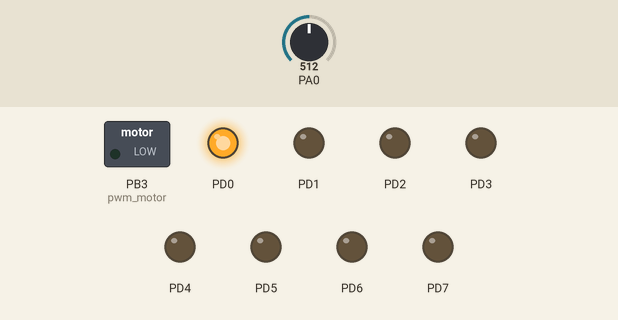
A program run on a simulated ATmega32, built with avr-gcc and emulated at 8 MHz. On the bench: switched loads named in the program (green lamp = pin HIGH), output pins drawn as LEDs (lit = HIGH). Dashed ring = blinking. The inputs (shaded band) are chosen by the test bench; at power-on: PA0 = 512.

Above: at 1.2 s.
1.3 s: PA0 set to 716
4.3 s: PA0 set to 511
7.3 s: PA0 set to 122
At 8.3 s:
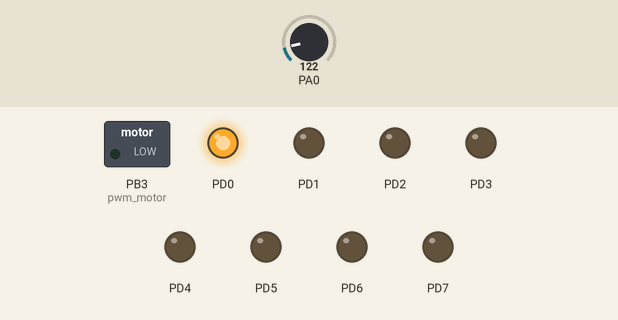
8.8 s: PA0 set to 0
Timing chart, 0 to 11.3 s (numbered marks = the images above; inputs shaded):
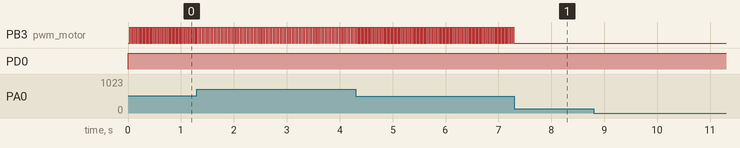

The program:

sample__dc_motor.c
```c
/*
 * sample__dc_motor.c
 *
 * Created: 12/20/2022
 *  Author: mostafa_hamedo
 */


#include <avr/io.h>
#include "std_macros.h"
#include "DIO_Drives.h"
#define F_CPU 8000000
#include <util/delay.h>
#include "ADC_Drive.h"
#include "timer.h"


int main(void)
{
	ADC_init() ;
	DIO_set_port_direction('d',0xff) ;
	unsigned short data ;
	unsigned char pulse  ;
    while(1)
    {

	 data= ADC_u16read(0) ;	   //
		pulse=data/4;          // to reduce the senstivity of sensor from 1024 to 256

	   pwm_motor(pulse);
       DIO_write_pin('d',0,1);
	   DIO_write_pin('d',1,0);


    }
}
```

ADC_Drive.c
```c
/*
 * ADC_Drive.c
 *
 * Created: 10/14/2022 8:29:12 AM
 *  Author: happy
 */
#include "std_macros.h"
#include <avr/io.h>

void ADC_init(void)
{
	//SET_BIT(ADMUX,ADLAR);

	SET_BIT(ADMUX,REFS0);// AVCC voltage( 5 volt) and connect
							//capacitor (10micro f) at AREF pin

	SET_BIT(ADCSRA,ADEN); // ADC ENABLE

	SET_BIT(ADCSRA,ADPS1); // prescaler select factor 128
 	SET_BIT(ADCSRA,ADPS2);

}

unsigned short ADC_u16read(unsigned char channel)
{
	unsigned short read_value ;
	channel&=0x07;
	ADMUX=(ADMUX&0xf8)|channel;

	SET_BIT(ADCSRA,ADSC);				// enable ADC start conversion
	while(READ_BIT(ADCSRA,ADSC)==1);    // wait until finish conversion
	read_value=ADCL;					// read adc low data register
	read_value|=(ADCH<<8);				// then read adc high data register
	return read_value;

}
```

ADC_Drive.h
```c
/*
 * ADC_Drive.h
 *
 * Created: 10/14/2022 8:29:53 AM
 *  Author: happy
 */


#ifndef ADC_DRIVE_H_
#define ADC_DRIVE_H_

void ADC_init(void) ;
unsigned short ADC_u16read(unsigned char channel) ;


#endif /* ADC_DRIVE_H_ */
```

std_macros.h
```c
/*
 * std_macros.h
 *
 * Created: 7/22/2022 3:34:30 PM
 *  Author: happy
 */


#ifndef STD_MACROS_H_
#define STD_MACROS_H_

#define REGISTER_SIZE 8
#define SET_BIT(reg,bit)  reg|=(1<<bit)
#define CLR_BIT(reg,bit)  reg&=(~(1<<bit))
#define TOG_BIT(reg,bit)  reg^=(1<<bit)
#define READ_BIT(reg,bit)  ((reg&(1<<bit))>>bit)
#define ROR(reg,number_of_shift)  reg=(reg>>number_of_shift)|(reg<<(REGISTER_SIZE-number_of_shift))
#define ROL(reg,number_of_shift)  reg=(reg<<number_of_shift)|(reg>>(REGISTER_SIZE-number_of_shift))


#endif /* STD_MACROS_H_ */
```

timer.c
```c
/*
 * timer.c
 *
 * Created: 12/11/2022 2:29:55 AM
 *  Author: Lenovo
 */

#include "std_macros.h"
#include<avr/interrupt.h>
#include <avr/io.h>


void timer_ctc_init(void)
{
	SET_BIT(TCCR0,CS00);
	SET_BIT(TCCR0,CS02);

	OCR0=78 ;

	SET_BIT(TCCR0,WGM01) ;


	sei();
	SET_BIT(TIMSK,OCIE0);

}


void pwm_timer0(void)
{
	//set oc0 as output pin
	SET_BIT(DDRB,3) ;

	//SET_OCR0 VALUE

	OCR0=64 ;

	//select timer clock as 1024
	SET_BIT(TCCR0,CS00);
	SET_BIT(TCCR0,CS02);

	// select fast pwm mode
	SET_BIT(TCCR0,WGM00);
	SET_BIT(TCCR0,WGM01);

	// select oc0 mode (compare output mode)
	// (non_inverting mode)

	SET_BIT(TCCR0,COM01);

}


void pwm_phase_correct_timer0(void)
{
	//set oc0 as output pin
	SET_BIT(DDRB,3) ;

	//SET_OCR0 VALUE

	OCR0=128 ;

	//select timer clock as 1024
	//SET_BIT(TCCR0,CS00);
	SET_BIT(TCCR0,CS02);

	// select pwm phase correct mode
	SET_BIT(TCCR0,WGM00);

	// select oc0 mode (compare output mode)
	// (non_inverting mode)


	SET_BIT(TCCR0,COM00);
	SET_BIT(TCCR0,COM01);


}
void pwm_motor(unsigned char value )
{
	//set oc0 as output pin
	SET_BIT(DDRB,3) ;

	//SET_OCR0 VALUE

	OCR0=value  ;

	//select timer clock as 1024
	SET_BIT(TCCR0,CS00);
	SET_BIT(TCCR0,CS02);

	// select fast pwm mode
	SET_BIT(TCCR0,WGM00);
	SET_BIT(TCCR0,WGM01);

	// select oc0 mode (compare output mode)
	// (non_inverting mode)

	SET_BIT(TCCR0,COM01);

}
```

timer.h
```c
/*
 * timer.h
 *
 * Created: 12/11/2022 2:30:14 AM
 *  Author: Lenovo
 */


#ifndef TIMER_H_
#define TIMER_H_

void timer_ctc_init(void) ;
void pwm_timer0(void) ;
void pwm_phase_correct_timer0(void);
void pwm_motor(unsigned char value ) ;


#endif /* TIMER_H_ */
```

DIO_Drives.c
```c
/*
 * DIO_Drives.c
 *
 * Created: 7/22/2022 3:15:28 PM
 *  Author: Mostafa hamedo
 */

#include <avr/io.h>
#include "std_macros.h"

void DIO_set_pin_direction(char portname ,char pinnumber,char direction)
{
	switch(portname)
	{
		case 'A':
		case 'a':
			if(direction==1)
			{
				DDRA|=(1<<pinnumber);
			}
			else
			{
				DDRA&=~(1<<pinnumber);
			}
		break;
			case 'B':
			case 'b':
			if(direction==1)
			{
				DDRB|=(1<<pinnumber);
			}
			else
			{
				DDRB&=~(1<<pinnumber);
			}
		break;
			case 'C':
			case 'c':
			if(direction==1)
			{
				DDRC|=(1<<pinnumber);
			}
			else
			{
				DDRC&=~(1<<pinnumber);
			}

		break;
			case 'D':
			case 'd':
			if (direction==1)
			{
				DDRD|=(1<<pinnumber);
			}
			else
			{
				DDRD&=~(1<<pinnumber);
			}
		break;

	}
}
// the write pin code

void DIO_write_pin(char portname, char pinnumber,char value)
{
	switch(portname)
	{
		case 'A':
		case 'a':
		if (value==1)
		{
			SET_BIT(PORTA,pinnumber);
		}
		else
		{
			CLR_BIT(PORTA,pinnumber);
		}
	break;
		case 'B':
		case 'b':
		if (value==1)
		{
			SET_BIT(PORTB,pinnumber);
		}
		else
		{
			CLR_BIT(PORTB,pinnumber);
		}
	break;
		case 'C':
		case 'c':
		if (value==1)
		{
			SET_BIT(PORTC,pinnumber);
		}
		else
		{
			CLR_BIT(PORTC,pinnumber);
		}
	break;
		case 'D':
		case 'd':
		if (value==1)
		{
			SET_BIT(PORTD,pinnumber);
		}
		else
		{
			CLR_BIT(PORTD,pinnumber);
		}
	break;

	}
}

// the toggle pin code

void DIO_toggle_pin(char portname,char pinnumber)
{
	switch (portname)
	{
		case 'A':
		case 'a':
		TOG_BIT(PORTA,pinnumber);
	break;
		case 'B':
		case 'b':
		TOG_BIT(PORTB,pinnumber);
	break;
		case 'C':
		case 'c':
		TOG_BIT(PORTC,pinnumber);
	break;
		case 'D':
		case 'd':
		TOG_BIT(PORTD,pinnumber);
	break;
		}
}

// the read pin code

unsigned char DIO_read_pin(char portname, char pinnumber)
{
	unsigned char value=0;
	switch(portname)
	{
		case 'A':
		case 'a':
		value=READ_BIT(PINA,pinnumber);
	break;
		case 'B':
		case 'b':
		value=READ_BIT(PINB,pinnumber);
	break;
		case 'C':
		case 'c':
		value=READ_BIT(PINC,pinnumber);
	break;
		case 'D':
		case 'd':
		value=READ_BIT(PIND,pinnumber);
	break;

	}
	return value ;
}

// the set port direction
void DIO_set_port_direction(char portname,char direction )
{
	switch(portname)
		{
			case 'A':
			case 'a':
			DDRA=direction;
			break;
			//.........................
			case 'B':
			case 'b':
			DDRB=direction ;
			break;
			//.........................
			case 'C':
			case 'c':
			DDRC=direction;
			break;
			//..........................
			case 'D':
			case 'd':
			DDRD=direction;
			break;
			//..........................
		}
}


// the write port code
void DIO_write_port(char portname , char outputvalue)
{
	switch(portname)
	{
		case 'A':
		case 'a':
		PORTA=outputvalue;
		break;
		//......................
		case 'B':
		case 'b':
		PORTB=outputvalue;
		break;
		//......................
		case 'C':
		case 'c':
		PORTC=outputvalue;
		break;
		//......................
		case 'D':
		case 'd':
		PORTD=outputvalue;
		break;
		//......................
	}
}

// THE Toggle port code

void DIO_toggle_port(char portname)
{
	switch (portname)
	{
		case 'A':
		case 'a':
		PORTA=~PORTA;
		break;
		//....................
		case 'B':
		case 'b':
		PORTB=~PORTB;
		break;
		//....................
		case 'C':
		case 'c':
		PORTC=~PORTC;
		break;
		//....................
		case 'D':
		case 'd':
		PORTD=~PORTD;
		break;
		//....................
	}
}

// THE READ PORT CODE
unsigned char DIO_read_port(char portname)
{
	unsigned char value=0 ;
	switch (portname)
	{
		case 'A':
		case 'a':
		value=PIND ;
		break;
		//....................

		case 'B':
		case 'b':
		value=PINB ;
		break;
		//....................

		case 'C':
		case 'c':
		value=PINC ;
		break;
		//....................

		case 'D':
		case 'd':
		value=PIND ;
		break;
	}

	return value ;
}
void DIO_connect_pull_up(char portname,char pinnumber,char enable)
{
	switch(portname)
	{
		case 'A':
		case 'a':
		if(enable==1)
		{
			SET_BIT(PORTA,pinnumber);
		}
		else
		{
			CLR_BIT(PORTA,pinnumber);
		}
		break;
		//---------
		case 'B':
		case 'b':
		if(enable==1)
		{
			SET_BIT(PORTB,pinnumber);
		}
		else
		{
			CLR_BIT(PORTB,pinnumber);
		}
		break;
	//-------------------------
		case 'C':
		case 'c':
		if(enable==1)
		{
			SET_BIT(PORTC,pinnumber);
		}
		else
		{
			CLR_BIT(PORTC,pinnumber);
		}
		break;
		//---------------
		case 'D':
		case 'd':
		if(enable==1)
		{
			SET_BIT(PORTD,pinnumber);
		}
		else
		{
			CLR_BIT(PORTD,pinnumber);
		}
		break;
		}


}

void write_low_nibble(unsigned char portname ,unsigned char nibble_number)
{
	DIO_write_pin(portname,0,READ_BIT(nibble_number,0));
	DIO_write_pin(portname,1,READ_BIT(nibble_number,1));
	DIO_write_pin(portname,2,READ_BIT(nibble_number,2));
	DIO_write_pin(portname,3,READ_BIT(nibble_number,3));
}
void write_high_nibble(unsigned char portname ,unsigned char nibble_number)
{
	DIO_write_pin(portname,3,READ_BIT(nibble_number,0));
	DIO_write_pin(portname,4,READ_BIT(nibble_number,1));
	DIO_write_pin(portname,5,READ_BIT(nibble_number,2));
	DIO_write_pin(portname,6,READ_BIT(nibble_number,3));
	/*nibble_number<<=4;
	switch(portname)
	{
		case 'A':
		PORTA&=0x0f;
		PORTA|=nibble_number;
		case 'B':
		PORTB&=0x0f;
		PORTB|=nibble_number;
		case 'C':
		PORTC&=0x0f;
		PORTC|=nibble_number;
		case 'D':
		PORTD&=0x0f;
		PORTD|=nibble_number;
	}*/
}
```

DIO_Drives.h
```c
/*
 * DIO_Drives.h
 *
 * Created: 7/22/2022 5:03:06 PM
 *  Author: happy
 */


#ifndef DIO_DRIVES_H_
#define DIO_DRIVES_H_
// pin_header_function.............
void DIO_set_pin_direction(char portname ,char pinnumber,char direction);
void DIO_write_pin(char portname, char pinnumber,char value);
void DIO_toggle_pin(char portname,char pinnumber);
unsigned char DIO_read_pin(char portname, char pinnumber);
//................................
//........Port_header_function ......
void DIO_set_port_direction(char portname,char direction );
void DIO_write_port(char portname , char outputvalue);
void DIO_toggle_port(char portname);
unsigned char DIO_read_port(char portname);
void DIO_connect_pull_up(char portname,char pinnumber,char enable);

void write_low_nibble(unsigned char portname ,unsigned char nibble_number);
void write_high_nibble(unsigned char portname ,unsigned char nibble_number);


#endif /* DIO_DRIVES_H_ */
```

Measured:
- after the input at 7.3 s, PB3 (pwm_motor): stops changing and stays LOW
- by itself, PB3 (pwm_motor): alternates HIGH for 0.02 s and LOW for 0.02 s
